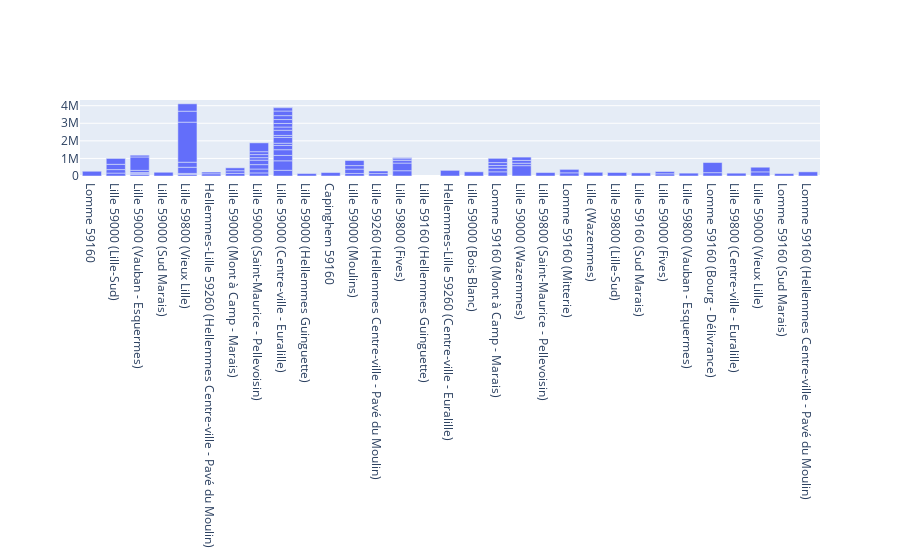

This figure's notebook cell:
### Code cell
#fig = px.bar(main_final2, x='Lille_Fives', y='Price')
#fig.show()

import plotly.graph_objects as go

fig = go.Figure(go.Bar(
            x=main_final2['City'],
            y=main_final2['Price'],
           ))

fig.show()

### Figure 1 — Plotly figure (JSON) as saved in the notebook; plotly's stock layout.template omitted (floating-point values rounded to 4 significant figures)
{"data": [{"type": "bar", "x": ["Lomme 59160", "Lille 59000 (Lille-Sud)", "Lille 59000 (Vauban - Esquermes)", "Lille 59000 (Vauban - Esquermes)", "Lille 59000 (Sud Marais)", "Lille 59800 (Vieux Lille)", "Lille 59000 (Vauban - Esquermes)", "Hellemmes-Lille 59260 (Hellemmes Centre-ville - Pavé du Moulin)", "Lille 59000 (Mont à Camp - Marais)", "Lille 59000 (Saint-Maurice - Pellevoisin)", "Lille 59800 (Vieux Lille)", "Lille 59000 (Centre-ville - Euralille)", "Lille 59000 (Hellemmes Guinguette)", "Capinghem 59160", "Lille 59000 (Moulins)", "Lille 59260 (Hellemmes Centre-ville - Pavé du Moulin)", "Lille 59000 (Centre-ville - Euralille)", "Lille 59000 (Centre-ville - Euralille)", "Lille 59800 (Fives)", "Lille 59800 (Fives)", "Lille 59260 (Hellemmes Centre-ville - Pavé du Moulin)", "Lille 59800 (Fives)", "Lille 59160 (Hellemmes Guinguette)", "Hellemmes-Lille 59260 (Centre-ville - Euralille)", "Lille 59800 (Vieux Lille)", "Lille 59000 (Bois Blanc)", "Lille 59000 (Centre-ville - Euralille)", "Lomme 59160 (Mont à Camp - Marais)", "Lille 59000 (Wazemmes)", "Lille 59000 (Saint-Maurice - Pellevoisin)", "Lille 59800 (Saint-Maurice - Pellevoisin)", "Lille 59000 (Saint-Maurice - Pellevoisin)", "Lille 59800 (Fives)", "Lille 59000 (Centre-ville - Euralille)", "Lomme 59160 (Mitterie)", "Lille 59000 (Lille-Sud)", "Lille 59000 (Moulins)", "Lille 59000 (Saint-Maurice - Pellevoisin)", "Lille (Wazemmes)", "Lille 59000 (Wazemmes)", "Lille 59000 (Centre-ville - Euralille)", "Lille 59000 (Centre-ville - Euralille)", "Lille 59000 (Centre-ville - Euralille)", "Lille 59000 (Wazemmes)", "Lille 59800 (Lille-Sud)", "Lille 59000 (Vauban - Esquermes)", "Lille 59160 (Sud Marais)", "Hellemmes-Lille 59260 (Hellemmes Centre-ville - Pavé du Moulin)", "Lille 59000 (Saint-Maurice - Pellevoisin)", "Lille 59000 (Vauban - Esquermes)", "Lille 59000 (Centre-ville - Euralille)", "Lille 59800 (Vieux Lille)", "Lille 59000 (Vauban - Esquermes)", "Lille 59000 (Fives)", "Lille 59000 (Saint-Maurice - Pellevoisin)", "Lille 59000 (Saint-Maurice - Pellevoisin)", "Lille 59800 (Vieux Lille)", "Lille 59000 (Fives)", "Lille 59800 (Vieux Lille)", "Lille 59000 (Mont à Camp - Marais)", "Lille 59000 (Saint-Maurice - Pellevoisin)", "Lille 59800 (Fives)", "Lomme 59160 (Mitterie)", "Lomme 59160 (Mont à Camp - Marais)", "Lille 59800 (Vauban - Esquermes)", "Lomme 59160 (Bourg - Délivrance)", "Lille 59000 (Mont à Camp - Marais)", "Lille 59000 (Centre-ville - Euralille)", "Lille 59000 (Lille-Sud)", "Lille 59800 (Centre-ville - Euralille)", "Lille 59000 (Centre-ville - Euralille)", "Lille 59000 (Centre-ville - Euralille)", "Lille 59000 (Wazemmes)", "Lille 59000 (Centre-ville - Euralille)", "Lille 59000 (Centre-ville - Euralille)", "Lomme 59160 (Bourg - Délivrance)", "Lille 59000 (Vieux Lille)", "Lille 59000 (Moulins)", "Lille 59000 (Lille-Sud)", "Lille 59000 (Moulins)", "Lille 59000 (Centre-ville - Euralille)", "Lille 59000 (Centre-ville - Euralille)", "Lille 59000 (Moulins)", "Lomme 59160 (Sud Marais)", "Lomme 59160 (Mont à Camp - Marais)", "Lomme 59160 (Mont à Camp - Marais)", "Lomme 59160 (Mitterie)", "Lomme 59160 (Mont à Camp - Marais)", "Lille 59000 (Lille-Sud)", "Lille 59000 (Centre-ville - Euralille)", "Lomme 59160 (Hellemmes Centre-ville - Pavé du Moulin)", "Lille 59800 (Vieux Lille)", "Lille 59000 (Lille-Sud)", "Lille 59000 (Lille-Sud)", "Lille 59000 (Moulins)", "Lille 59000 (Vieux Lille)", "Hellemmes-Lille 59260 (Hellemmes Centre-ville - Pavé du Moulin)", "Lille 59000 (Moulins)"], "y": ["270 000", "270 000", "99 736", "37 100", "213 000", "86 530", "59 039", "127 000", "149 475", "176 000", "61 000", "325 000", "140 000", "196 541", "159 000", "137 000", "540 000", "306 000", "299 800", "436 000", "147 000", "142 920", "186 000 à 375 000", "320 000", "351 000", "239 000", "325 000", "239 177", "588 200", "222 600", "196 500", "249 000", "103 684", "241 000", "141 000 à 265 800", "208 500 à 299 000", "231 500 à 233 000", "254 000", "210 500", "139 500", "129 000", "330 000", "113 900", "160 000", "199 500", "127 425", "177 000", "98 000", "142 500", "760 000", "295 000", "286 000", "101 000", "125 000", "174 900", "165 000", "2 279 000", "130 000", "625 000", "149 000", "502 577", "61 000", "181 000", "205 000", "161 979", "190 000", "167 000", "181 771", "286 000 à 300 000", "159 750", "204 000", "222 450", "188 000", "222 000", "263 000", "576 000", "235 000", "144 750", "165 000", "248 575", "190 000", "30 000", "199 000", "137 000", "155 000", "164 500", "194 500", "242 000", "199 500", "243 000 à 495 000", "237 000", "420 000", "299 900", "335 300", "290 000", "264 000", "92 000 à 305 000", "210 984 à 311 000"]}], "layout": {}}
